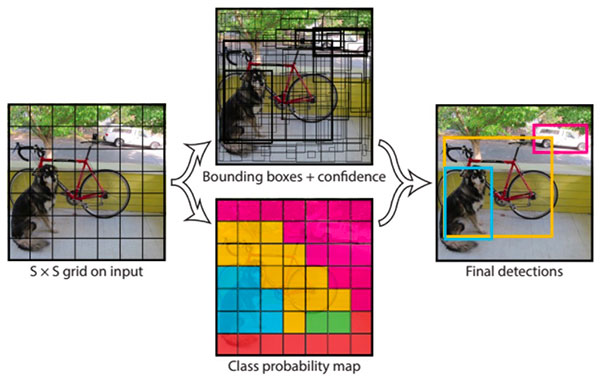
#> input picture images/yolo_design.jpg, 600 x 381 px, given in place of the camera
$ python object_tracking.py
#> lines starting #> are read from the running program, lines starting #| are printed output that depends on the picture; after the words box and inside, x2 and y2 are one past the last pixel; in counts of white or black regions, pixels touching at a corner belong together
# Author Caio Vinicius Gomes Araujo
# Code to transmit the video through the webcam in real time,
# plotting in grayscale and delimiting the edges of an object and figure.

# import rospy
# from cv_bridge import CvBridge
import cv2
import imutils
from imutils.video import VideoStream, FPS
import numpy as np
import argparse
import time

# construct the argument parse and parse the arguments
ap = argparse.ArgumentParser()
ap.add_argument("-n", "--num-frames", type=int, default=100,
	help="# of frames to loop over for FPS test")
ap.add_argument("-d", "--display", type=int, default=-1,
	help="Whether or not frames should be displayed")
args = vars(ap.parse_args())

# define functions which will be initialized in main
def convert_rgb_to_gray(video_rgb, show):
    gray_image = cv2.cvtColor(video_rgb, cv2.COLOR_BGR2GRAY)
    if show:
        cv2.imshow("Gray Image", gray_image)
    return gray_image

def convert_to_binary(video, adaptative, show):
    if adaptative:
        binary_image = cv2.adaptiveThreshold(video,
                                            255,
                                            cv2.ADAPTIVE_THRESH_GAUSSIAN_C,
                                            cv2.THRESH_BINARY_INV, 5, 2)
    else:
        _,binary_image = cv2.threshold(video, 127, 255, cv2.THRESH_BINARY)
    if show:
        cv2.imshow("Binary Image", binary_image)
    return binary_image

def getContours(bin_image):
    contours, hierarchy = cv2.findContours(bin_image, cv2.RETR_TREE, cv2.CHAIN_APPROX_SIMPLE)
    return contours, hierarchy

def draw_contours(image, contours, image_name):
    index = -1
    thickness = 2
    color_rgb = (255, 0, 255)
    cv2.drawContours(image, contours, index, color_rgb, thickness)
    cv2.imshow(image_name, image)

def get_contour_center(contour):
    M = cv2.moments(contour)
    cx = -1
    cy = -1
    if (M['m00']!=0):
        cx = int(M['m10']/M['m00'])
        cy = int(M['m01']/M['m00'])
    return cx, cy

def process_contours(binary, rgb_img, contours):
    black_img = np.zeros(contours[binary.shape[0], binary.shape[1],3], "Contours")

    for cont in contours:
        area = cv2.contourArea(cont)
        perimeter = cv2.arcLength(cont, True)
        ((x, y), radius) = cv2.minEnclosingCircle(cont)
        if (area > 10):
            cv2.drawContours(rgb_img, [cont], -1, (150,250,150), 1)
            cv2.drawContours(black_img, [cont], -1, (150,250,150), 1)
            cx, cy = get_contour_center(cont)
            cv2.circle(rgb_img, (cx, cy), (int)(radius), (0,0,255), 1)
            cv2.circle(black_img, (cx, cy), (int)(radius), (0,0,255), 1)
        print("Area: {}, Perimeter: {}".format(area, perimeter))
    print("Countors Count: {}".format(len(contours)))
    cv2.imshow("RGB Image Contours", rgb_img)
    cv2.imshow("Black Image Contours", black_img)

# Implements the functions and call in a main func
def main():
    # ros_pub = rospy.Publisher('/cam_info', Image)
    video = VideoStream(src=0).start()
    time.sleep(2.0)
    fps = FPS().start()
    while True:
        frame = video.read()
#> frame is the input picture: shape (381, 600, 3); mean B, G, R 180.7, 187.8, 196.9
        frame = cv2.flip(frame, 1)
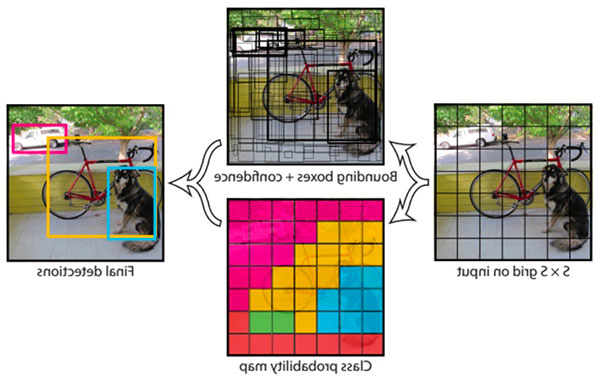
#> frame: shape (381, 600, 3); mean B, G, R 180.7, 187.8, 196.9
        frame = imutils.resize(frame, width=600)  # alocando e definindo os frames em 600 pixels na camera
        frame_gray = convert_rgb_to_gray(frame, True)
#> in convert_rgb_to_gray, `gray_image = cv2.cvtColor(video_rgb, cv2.COLOR_BGR2GRAY)`:
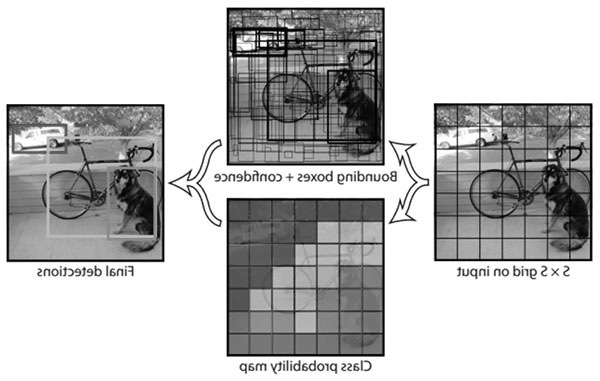
#> gray_image: shape (381, 600); min 0, max 255, mean 189.7
        # frame = np.dstack([frame, frame, frame])
        frame_binary = convert_to_binary(frame_gray, True, True)
#> in convert_to_binary, `binary_image = cv2.adaptiveThreshold(video, 255, cv2.ADAPTIVE_THRESH_G..`:
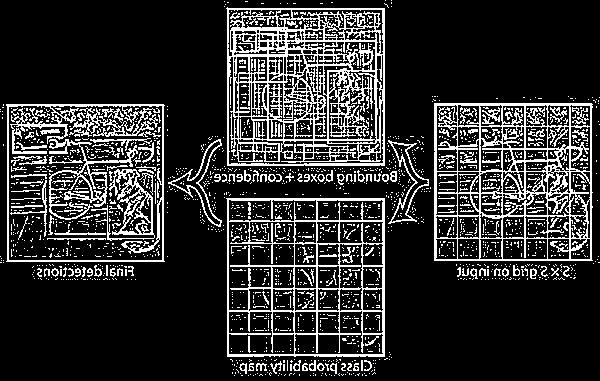
#> binary_image: shape (381, 600); 18.1% white in thin lines or dots
        frame_binary_basic = convert_to_binary(frame_gray, False, False)
#> call 2 of convert_to_binary, with adaptative = False, show = False
#> in convert_to_binary (call 2), `_,binary_image = cv2.threshold(video, 127, 255, cv2.THRESH_BINARY)`:
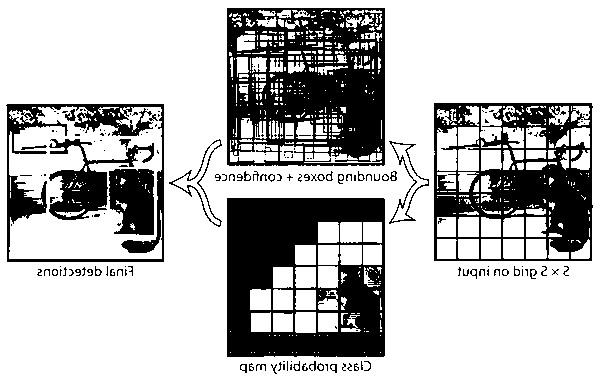
#> binary_image: shape (381, 600); 73.2% white; 188 black regions (136 under 20 px)
        contornos = getContours(frame_binary)
#> in getContours, `contours, hierarchy = cv2.findContours(bin_image, cv2.RETR_TREE, cv2.C..`: contours = 2656 contours, 2338 with area under 20; largest, box (x1, y1, x2, y2) and area: (226, 198, 385, 357) 24754, (434, 103, 593, 261) 24654, (226, 7, 385, 166) 24648, (6, 104, 165, 262) 24496, (8, 105, 163, 261) 22491
#> contornos has the same summary as contours in getContours
        # draw_contours(image=frame, contours=contornos, image_name="RGB Image Contours")
        cv2.imshow("Motion Image", frame_binary_basic)
        key = cv2.waitKey(1) & 0xFF
#> (key q is pressed here)
        if cv2.waitKey(1) & key == ord("q"):
#> (key q is pressed here)
            break
        # update the FPS counter
        fps.update()
    fps.stop()
    print("[INFO] elasped time: {:.2f}".format(fps.elapsed()))
    print("[INFO] approx. FPS: {:.2f}".format(fps.fps()))
#> (the run stopped early here; a loop or call above may not have finished)
